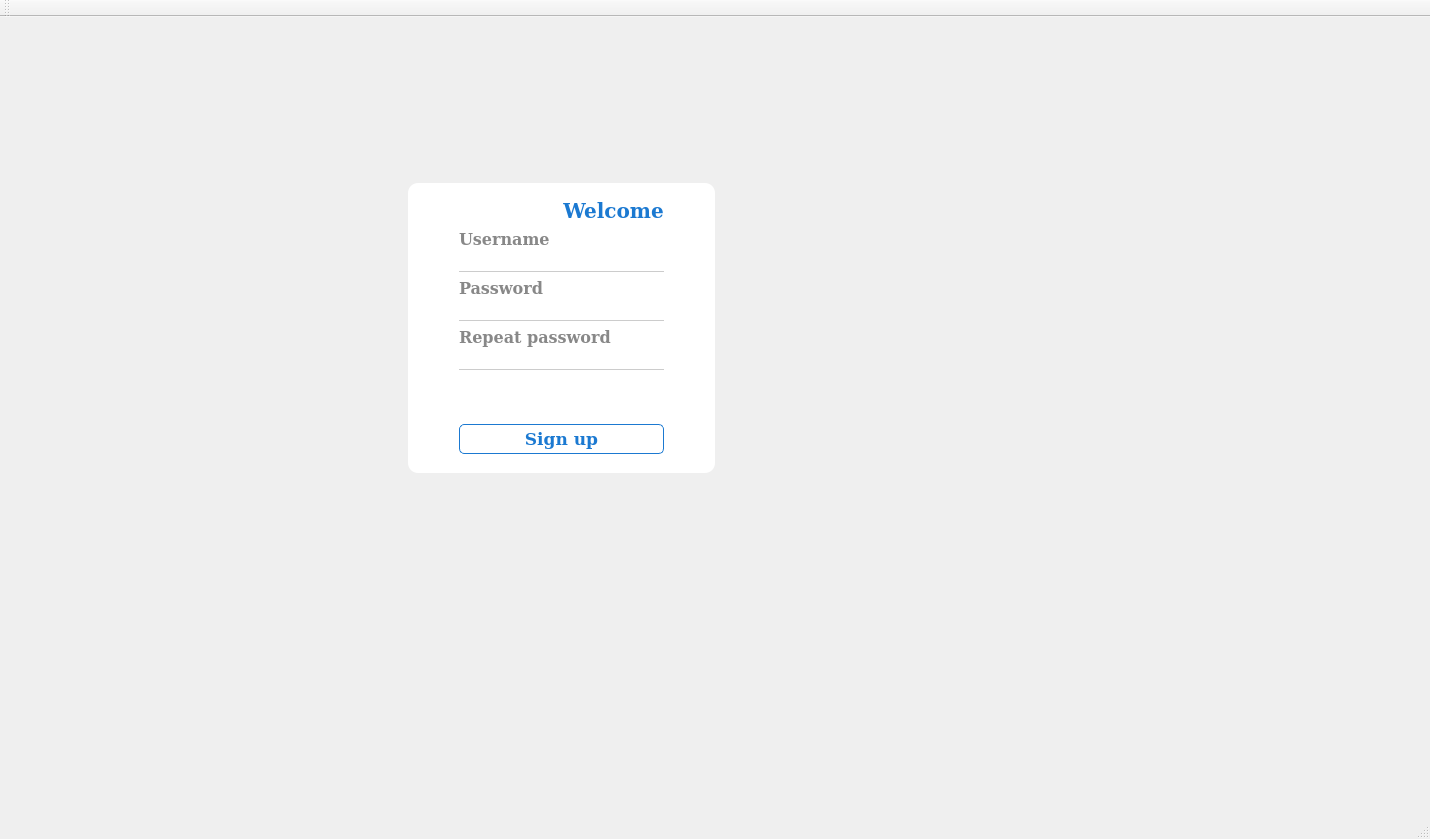
<?xml version="1.0" encoding="UTF-8"?>
<ui version="4.0">
 <class>MainUI</class>
 <widget class="QMainWindow" name="MainUI">
  <property name="geometry">
   <rect>
    <x>0</x>
    <y>0</y>
    <width>1430</width>
    <height>839</height>
   </rect>
  </property>
  <property name="windowTitle">
   <string>Sign up</string>
  </property>
  <property name="windowOpacity">
   <double>1.000000000000000</double>
  </property>
  <property name="layoutDirection">
   <enum>Qt::LeftToRight</enum>
  </property>
  <property name="styleSheet">
   <string notr="true">/*white widget*/
#widget_2{
	border-radius: 10px;
}

QLabel{
	color: #888888;
}

QLineEdit{
	border: none;
	border-bottom: 1px solid #cccccc;
}

QLineEdit:focus{
	border: none;
	border-bottom: 1px solid rgb(27, 121, 209);
}

QPushButton#SignUp_button{
	color: rgb(27, 121, 209);
	border: 1px solid rgb(27, 121, 209);
	border-radius: 5px;
}

</string>
  </property>
  <widget class="QWidget" name="centralWidget">
   <property name="minimumSize">
    <size>
     <width>0</width>
     <height>0</height>
    </size>
   </property>
   <property name="maximumSize">
    <size>
     <width>16777215</width>
     <height>16777215</height>
    </size>
   </property>
   <layout class="QHBoxLayout" name="horizontalLayout">
    <item>
     <widget class="QStackedWidget" name="stackedWidget">
      <widget class="QWidget" name="SignUp">
       <property name="layoutDirection">
        <enum>Qt::LeftToRight</enum>
       </property>
       <property name="styleSheet">
        <string notr="true"/>
       </property>
       <widget class="QWidget" name="CenterWidget" native="true">
        <property name="enabled">
         <bool>true</bool>
        </property>
        <property name="geometry">
         <rect>
          <x>200</x>
          <y>50</y>
          <width>700</width>
          <height>500</height>
         </rect>
        </property>
        <property name="minimumSize">
         <size>
          <width>0</width>
          <height>0</height>
         </size>
        </property>
        <property name="autoFillBackground">
         <bool>false</bool>
        </property>
        <layout class="QGridLayout" name="gridLayout_3">
         <item row="1" column="1">
          <widget class="QWidget" name="widget_2" native="true">
           <property name="minimumSize">
            <size>
             <width>250</width>
             <height>280</height>
            </size>
           </property>
           <property name="font">
            <font>
             <kerning>false</kerning>
            </font>
           </property>
           <property name="layoutDirection">
            <enum>Qt::LeftToRight</enum>
           </property>
           <property name="styleSheet">
            <string notr="true">background-color: rgb(255, 255, 255);</string>
           </property>
           <layout class="QGridLayout" name="gridLayout_2">
            <item row="0" column="1">
             <spacer name="verticalSpacer">
              <property name="orientation">
               <enum>Qt::Vertical</enum>
              </property>
              <property name="sizeHint" stdset="0">
               <size>
                <width>20</width>
                <height>5</height>
               </size>
              </property>
             </spacer>
            </item>
            <item row="1" column="0">
             <spacer name="horizontalSpacer">
              <property name="orientation">
               <enum>Qt::Horizontal</enum>
              </property>
              <property name="sizeHint" stdset="0">
               <size>
                <width>40</width>
                <height>20</height>
               </size>
              </property>
             </spacer>
            </item>
            <item row="1" column="1">
             <layout class="QVBoxLayout" name="verticalLayout_2">
              <property name="spacing">
               <number>20</number>
              </property>
              <property name="bottomMargin">
               <number>0</number>
              </property>
              <item>
               <layout class="QVBoxLayout" name="verticalLayout" stretch="0,0,0,0,0,0,0">
                <property name="spacing">
                 <number>6</number>
                </property>
                <item>
                 <widget class="QLabel" name="Welcome">
                  <property name="sizePolicy">
                   <sizepolicy hsizetype="Preferred" vsizetype="Preferred">
                    <horstretch>0</horstretch>
                    <verstretch>0</verstretch>
                   </sizepolicy>
                  </property>
                  <property name="font">
                   <font>
                    <family>DejaVu Serif</family>
                    <pointsize>15</pointsize>
                    <weight>75</weight>
                    <bold>true</bold>
                   </font>
                  </property>
                  <property name="styleSheet">
                   <string notr="true">color: rgb(27, 121, 209);</string>
                  </property>
                  <property name="text">
                   <string>               Welcome</string>
                  </property>
                 </widget>
                </item>
                <item>
                 <widget class="QLabel" name="Username_label">
                  <property name="font">
                   <font>
                    <family>DejaVu Serif</family>
                    <pointsize>12</pointsize>
                    <weight>75</weight>
                    <bold>true</bold>
                   </font>
                  </property>
                  <property name="text">
                   <string>Username</string>
                  </property>
                 </widget>
                </item>
                <item>
                 <widget class="QLineEdit" name="Username_input">
                  <property name="minimumSize">
                   <size>
                    <width>200</width>
                    <height>0</height>
                   </size>
                  </property>
                 </widget>
                </item>
                <item>
                 <widget class="QLabel" name="Password_label">
                  <property name="font">
                   <font>
                    <family>DejaVu Serif</family>
                    <pointsize>12</pointsize>
                    <weight>75</weight>
                    <bold>true</bold>
                   </font>
                  </property>
                  <property name="text">
                   <string>Password</string>
                  </property>
                 </widget>
                </item>
                <item>
                 <widget class="QLineEdit" name="Password_input">
                  <property name="minimumSize">
                   <size>
                    <width>200</width>
                    <height>0</height>
                   </size>
                  </property>
                  <property name="echoMode">
                   <enum>QLineEdit::Password</enum>
                  </property>
                 </widget>
                </item>
                <item>
                 <widget class="QLabel" name="Password2_label">
                  <property name="font">
                   <font>
                    <family>DejaVu Serif</family>
                    <pointsize>12</pointsize>
                    <weight>75</weight>
                    <bold>true</bold>
                   </font>
                  </property>
                  <property name="text">
                   <string>Repeat password</string>
                  </property>
                  <property name="textFormat">
                   <enum>Qt::RichText</enum>
                  </property>
                  <property name="margin">
                   <number>0</number>
                  </property>
                 </widget>
                </item>
                <item>
                 <widget class="QLineEdit" name="Password2_input">
                  <property name="minimumSize">
                   <size>
                    <width>200</width>
                    <height>0</height>
                   </size>
                  </property>
                  <property name="styleSheet">
                   <string notr="true"/>
                  </property>
                  <property name="echoMode">
                   <enum>QLineEdit::Password</enum>
                  </property>
                 </widget>
                </item>
               </layout>
              </item>
              <item>
               <widget class="QLabel" name="Password_mismatch">
                <property name="styleSheet">
                 <string notr="true">color: red;</string>
                </property>
                <property name="text">
                 <string/>
                </property>
                <property name="margin">
                 <number>0</number>
                </property>
               </widget>
              </item>
              <item>
               <widget class="QPushButton" name="SignUp_button">
                <property name="minimumSize">
                 <size>
                  <width>0</width>
                  <height>30</height>
                 </size>
                </property>
                <property name="font">
                 <font>
                  <family>DejaVu Serif</family>
                  <pointsize>13</pointsize>
                  <weight>75</weight>
                  <bold>true</bold>
                  <stylestrategy>PreferAntialias</stylestrategy>
                  <kerning>true</kerning>
                 </font>
                </property>
                <property name="cursor">
                 <cursorShape>PointingHandCursor</cursorShape>
                </property>
                <property name="autoFillBackground">
                 <bool>false</bool>
                </property>
                <property name="styleSheet">
                 <string notr="true">QPushButton:hover:pressed{
	background-color: rgb(27, 121, 209);
	color: #fff;
}

QPushButton:hover{
	background-color: #74A3EC;
	color: #fff;
}</string>
                </property>
                <property name="text">
                 <string>Sign up</string>
                </property>
                <property name="autoDefault">
                 <bool>false</bool>
                </property>
                <property name="default">
                 <bool>false</bool>
                </property>
               </widget>
              </item>
             </layout>
            </item>
            <item row="1" column="2">
             <spacer name="horizontalSpacer_2">
              <property name="orientation">
               <enum>Qt::Horizontal</enum>
              </property>
              <property name="sizeHint" stdset="0">
               <size>
                <width>40</width>
                <height>20</height>
               </size>
              </property>
             </spacer>
            </item>
            <item row="2" column="1">
             <spacer name="verticalSpacer_2">
              <property name="orientation">
               <enum>Qt::Vertical</enum>
              </property>
              <property name="sizeHint" stdset="0">
               <size>
                <width>20</width>
                <height>8</height>
               </size>
              </property>
             </spacer>
            </item>
           </layout>
          </widget>
         </item>
         <item row="1" column="2">
          <spacer name="horizontalSpacer_4">
           <property name="orientation">
            <enum>Qt::Horizontal</enum>
           </property>
           <property name="sizeHint" stdset="0">
            <size>
             <width>149</width>
             <height>20</height>
            </size>
           </property>
          </spacer>
         </item>
         <item row="2" column="1">
          <spacer name="verticalSpacer_4">
           <property name="orientation">
            <enum>Qt::Vertical</enum>
           </property>
           <property name="sizeHint" stdset="0">
            <size>
             <width>20</width>
             <height>49</height>
            </size>
           </property>
          </spacer>
         </item>
         <item row="1" column="0">
          <spacer name="horizontalSpacer_3">
           <property name="orientation">
            <enum>Qt::Horizontal</enum>
           </property>
           <property name="sizeHint" stdset="0">
            <size>
             <width>149</width>
             <height>20</height>
            </size>
           </property>
          </spacer>
         </item>
         <item row="0" column="1">
          <spacer name="verticalSpacer_3">
           <property name="orientation">
            <enum>Qt::Vertical</enum>
           </property>
           <property name="sizeHint" stdset="0">
            <size>
             <width>20</width>
             <height>49</height>
            </size>
           </property>
          </spacer>
         </item>
        </layout>
       </widget>
      </widget>
      <widget class="QWidget" name="CameraView">
       <property name="styleSheet">
        <string notr="true">QLabel#cameraLabel1{
	color: red;
}

QLabel#cameraLabel2{
	color: red;
}

QLabel#cameraLabel3{
	color: red;
}

QLabel#cameraLabel4{
	color: red;
}


QLabel#cam1{
	color: red;
	border: 1px solid black;
}
QLabel#cam2{
	color: red;
	border: 1px solid black;
}
QLabel#cam3{
	color: red;
	border: 1px solid black;
}
QLabel#cam4{
	color: red;
	border: 1px solid black;
}</string>
       </property>
       <widget class="QLabel" name="cam3">
        <property name="geometry">
         <rect>
          <x>960</x>
          <y>410</y>
          <width>67</width>
          <height>16</height>
         </rect>
        </property>
        <property name="text">
         <string>No connection </string>
        </property>
       </widget>
       <widget class="QLabel" name="cam2">
        <property name="geometry">
         <rect>
          <x>960</x>
          <y>380</y>
          <width>69</width>
          <height>16</height>
         </rect>
        </property>
        <property name="text">
         <string>No Connection </string>
        </property>
       </widget>
       <widget class="QLabel" name="cam4">
        <property name="geometry">
         <rect>
          <x>970</x>
          <y>440</y>
          <width>67</width>
          <height>16</height>
         </rect>
        </property>
        <property name="text">
         <string>No connection </string>
        </property>
       </widget>
       <widget class="QLabel" name="cam1">
        <property name="geometry">
         <rect>
          <x>1</x>
          <y>16</y>
          <width>66</width>
          <height>16</height>
         </rect>
        </property>
        <property name="text">
         <string>No Connection</string>
        </property>
       </widget>
       <widget class="QPushButton" name="cameraSettings">
        <property name="geometry">
         <rect>
          <x>38</x>
          <y>1</y>
          <width>971</width>
          <height>761</height>
         </rect>
        </property>
        <property name="cursor">
         <cursorShape>PointingHandCursor</cursorShape>
        </property>
        <property name="text">
         <string/>
        </property>
       </widget>
      </widget>
      <widget class="QWidget" name="CameraSettings">
       <property name="styleSheet">
        <string notr="true">QLabel{
	color: black;
}</string>
       </property>
       <widget class="QLineEdit" name="camera2LineEdit">
        <property name="geometry">
         <rect>
          <x>430</x>
          <y>180</y>
          <width>236</width>
          <height>17</height>
         </rect>
        </property>
       </widget>
       <widget class="QCheckBox" name="camera2CheckBox">
        <property name="geometry">
         <rect>
          <x>680</x>
          <y>180</y>
          <width>91</width>
          <height>20</height>
         </rect>
        </property>
        <property name="text">
         <string>Add Camera</string>
        </property>
       </widget>
       <widget class="QLabel" name="camera2Label">
        <property name="geometry">
         <rect>
          <x>490</x>
          <y>140</y>
          <width>307</width>
          <height>33</height>
         </rect>
        </property>
        <property name="text">
         <string>Camera 2</string>
        </property>
       </widget>
       <widget class="QLineEdit" name="camera4LineEdit">
        <property name="geometry">
         <rect>
          <x>70</x>
          <y>360</y>
          <width>236</width>
          <height>17</height>
         </rect>
        </property>
       </widget>
       <widget class="QCheckBox" name="camera4CheckBox">
        <property name="geometry">
         <rect>
          <x>320</x>
          <y>360</y>
          <width>61</width>
          <height>16</height>
         </rect>
        </property>
        <property name="text">
         <string>Add Camera</string>
        </property>
       </widget>
       <widget class="QLabel" name="camera4Label">
        <property name="geometry">
         <rect>
          <x>70</x>
          <y>340</y>
          <width>307</width>
          <height>15</height>
         </rect>
        </property>
        <property name="text">
         <string>Camera 4</string>
        </property>
       </widget>
       <widget class="QLineEdit" name="camera3LineEdit">
        <property name="geometry">
         <rect>
          <x>80</x>
          <y>230</y>
          <width>236</width>
          <height>17</height>
         </rect>
        </property>
       </widget>
       <widget class="QCheckBox" name="camera3CheckBox">
        <property name="geometry">
         <rect>
          <x>330</x>
          <y>230</y>
          <width>61</width>
          <height>16</height>
         </rect>
        </property>
        <property name="text">
         <string>Add Camera</string>
        </property>
       </widget>
       <widget class="QLabel" name="camera3Label">
        <property name="geometry">
         <rect>
          <x>80</x>
          <y>200</y>
          <width>41</width>
          <height>21</height>
         </rect>
        </property>
        <property name="text">
         <string>Camera 3</string>
        </property>
       </widget>
       <widget class="QLineEdit" name="camera1LineEdit">
        <property name="geometry">
         <rect>
          <x>80</x>
          <y>100</y>
          <width>236</width>
          <height>17</height>
         </rect>
        </property>
       </widget>
       <widget class="QCheckBox" name="camera1CheckBox">
        <property name="geometry">
         <rect>
          <x>320</x>
          <y>100</y>
          <width>61</width>
          <height>16</height>
         </rect>
        </property>
        <property name="text">
         <string>Add Camera</string>
        </property>
       </widget>
       <widget class="QLabel" name="camera1Label">
        <property name="geometry">
         <rect>
          <x>80</x>
          <y>60</y>
          <width>41</width>
          <height>33</height>
         </rect>
        </property>
        <property name="text">
         <string>Camera 1</string>
        </property>
       </widget>
       <widget class="QLineEdit" name="cameraName4LineEdit">
        <property name="geometry">
         <rect>
          <x>390</x>
          <y>450</y>
          <width>236</width>
          <height>17</height>
         </rect>
        </property>
       </widget>
       <widget class="QLineEdit" name="cameraName3LineEdit">
        <property name="geometry">
         <rect>
          <x>440</x>
          <y>380</y>
          <width>236</width>
          <height>17</height>
         </rect>
        </property>
       </widget>
       <widget class="QLineEdit" name="cameraName2LineEdit">
        <property name="geometry">
         <rect>
          <x>480</x>
          <y>310</y>
          <width>236</width>
          <height>17</height>
         </rect>
        </property>
       </widget>
       <widget class="QLineEdit" name="cameraName1LineEdit">
        <property name="geometry">
         <rect>
          <x>490</x>
          <y>280</y>
          <width>236</width>
          <height>17</height>
         </rect>
        </property>
       </widget>
       <widget class="QPushButton" name="WhiteList1">
        <property name="geometry">
         <rect>
          <x>70</x>
          <y>150</y>
          <width>80</width>
          <height>15</height>
         </rect>
        </property>
        <property name="cursor">
         <cursorShape>PointingHandCursor</cursorShape>
        </property>
        <property name="text">
         <string>Manage white list</string>
        </property>
       </widget>
       <widget class="QPushButton" name="WhiteList2">
        <property name="geometry">
         <rect>
          <x>160</x>
          <y>150</y>
          <width>80</width>
          <height>15</height>
         </rect>
        </property>
        <property name="cursor">
         <cursorShape>PointingHandCursor</cursorShape>
        </property>
        <property name="text">
         <string>Manage white list</string>
        </property>
       </widget>
       <widget class="QPushButton" name="WhiteList3">
        <property name="geometry">
         <rect>
          <x>250</x>
          <y>150</y>
          <width>80</width>
          <height>15</height>
         </rect>
        </property>
        <property name="cursor">
         <cursorShape>PointingHandCursor</cursorShape>
        </property>
        <property name="text">
         <string>Manage white list</string>
        </property>
       </widget>
       <widget class="QPushButton" name="WhiteList4">
        <property name="geometry">
         <rect>
          <x>340</x>
          <y>150</y>
          <width>81</width>
          <height>16</height>
         </rect>
        </property>
        <property name="cursor">
         <cursorShape>PointingHandCursor</cursorShape>
        </property>
        <property name="text">
         <string>Manage white list</string>
        </property>
       </widget>
       <widget class="QTableWidget" name="WhiteListTable">
        <property name="geometry">
         <rect>
          <x>800</x>
          <y>30</y>
          <width>256</width>
          <height>192</height>
         </rect>
        </property>
        <property name="baseSize">
         <size>
          <width>0</width>
          <height>0</height>
         </size>
        </property>
        <property name="font">
         <font>
          <family>DejaVu Sans</family>
          <pointsize>15</pointsize>
         </font>
        </property>
        <property name="mouseTracking">
         <bool>false</bool>
        </property>
        <property name="tabletTracking">
         <bool>false</bool>
        </property>
       </widget>
       <widget class="QPushButton" name="AddLine">
        <property name="geometry">
         <rect>
          <x>770</x>
          <y>310</y>
          <width>91</width>
          <height>16</height>
         </rect>
        </property>
        <property name="cursor">
         <cursorShape>PointingHandCursor</cursorShape>
        </property>
        <property name="text">
         <string>Add line</string>
        </property>
       </widget>
       <widget class="QPushButton" name="SaveButton">
        <property name="geometry">
         <rect>
          <x>910</x>
          <y>310</y>
          <width>331</width>
          <height>151</height>
         </rect>
        </property>
        <property name="font">
         <font>
          <family>DejaVu Serif</family>
          <pointsize>13</pointsize>
          <weight>75</weight>
          <bold>true</bold>
         </font>
        </property>
        <property name="cursor">
         <cursorShape>PointingHandCursor</cursorShape>
        </property>
        <property name="text">
         <string>Save</string>
        </property>
       </widget>
       <widget class="QPushButton" name="HomeButton">
        <property name="geometry">
         <rect>
          <x>1120</x>
          <y>110</y>
          <width>251</width>
          <height>181</height>
         </rect>
        </property>
        <property name="font">
         <font>
          <family>DejaVu Serif</family>
          <pointsize>13</pointsize>
          <weight>75</weight>
          <bold>true</bold>
         </font>
        </property>
        <property name="cursor">
         <cursorShape>PointingHandCursor</cursorShape>
        </property>
        <property name="text">
         <string>Home</string>
        </property>
       </widget>
      </widget>
     </widget>
    </item>
   </layout>
  </widget>
  <widget class="QToolBar" name="mainToolBar">
   <attribute name="toolBarArea">
    <enum>TopToolBarArea</enum>
   </attribute>
   <attribute name="toolBarBreak">
    <bool>false</bool>
   </attribute>
  </widget>
  <widget class="QStatusBar" name="statusBar"/>
  <widget class="QMenuBar" name="menuBar">
   <property name="geometry">
    <rect>
     <x>0</x>
     <y>0</y>
     <width>1430</width>
     <height>15</height>
    </rect>
   </property>
  </widget>
 </widget>
 <layoutdefault spacing="6" margin="11"/>
 <resources/>
 <connections/>
</ui>
